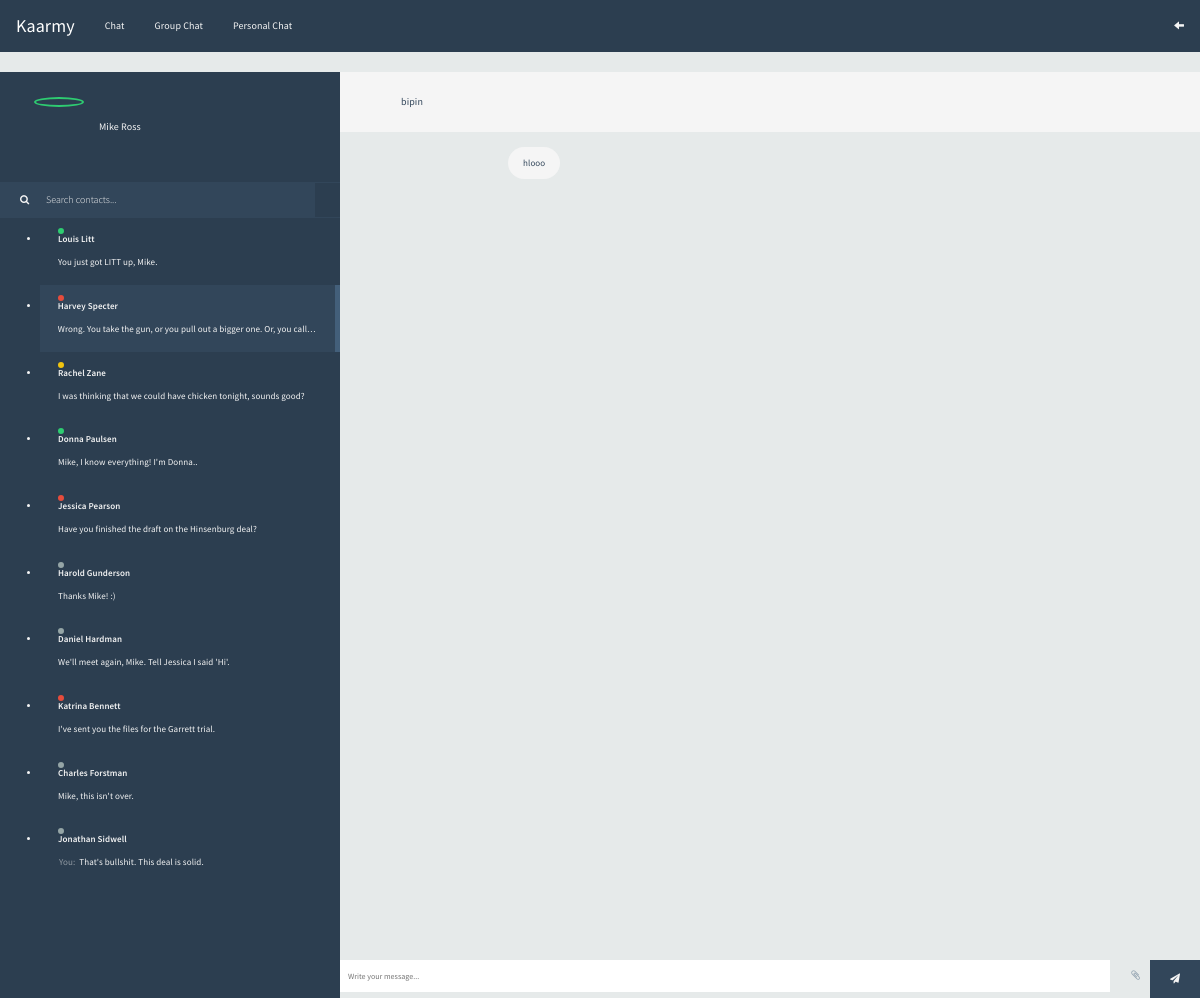
Page /chat/1 (signed in) on the earlier database version.
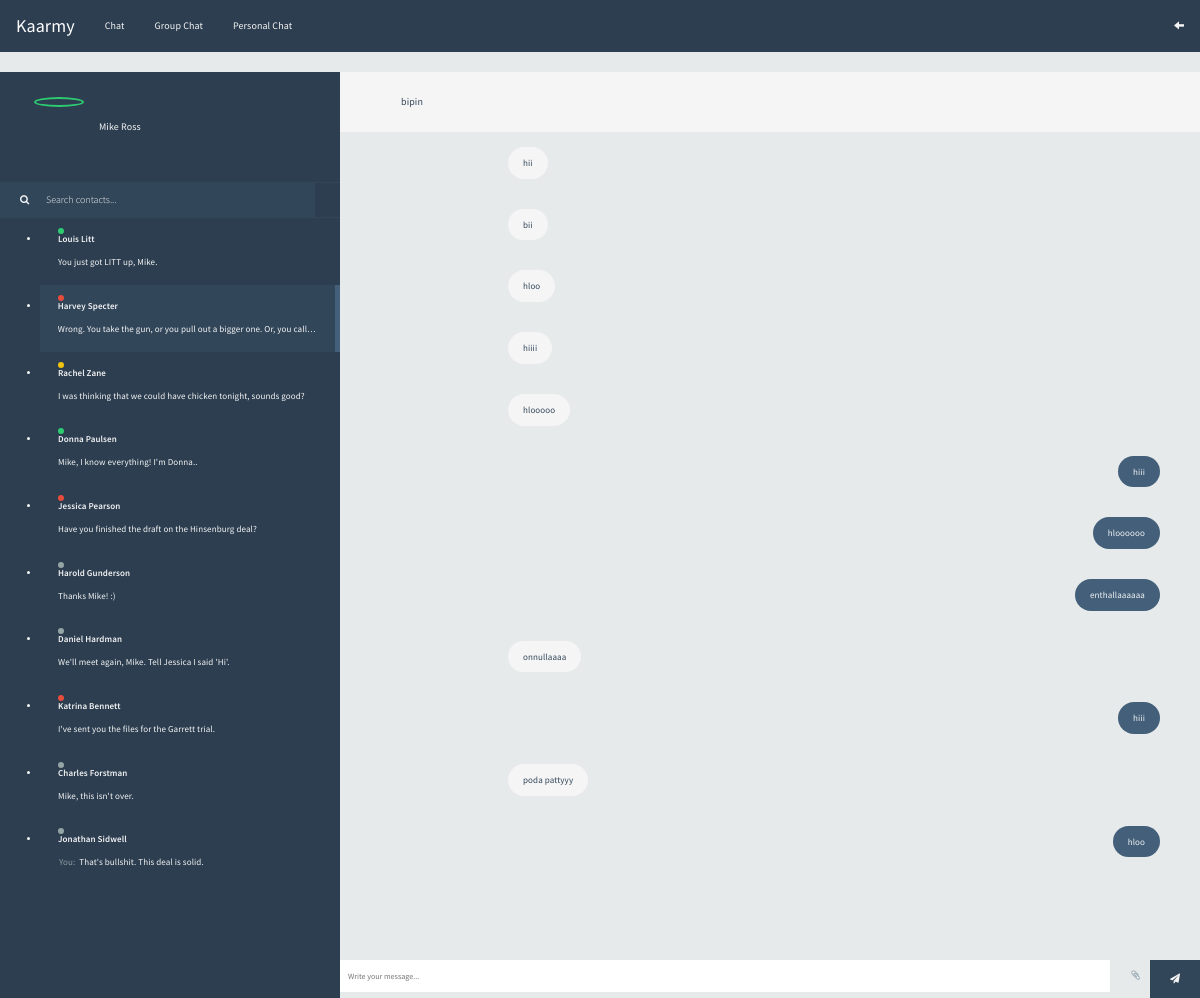
Same page on the later database version.
### chat/models.py (models this page shows)
class Message(models.Model):
    sender = models.ForeignKey(CustomUser,on_delete = models.CASCADE, related_name="sent_message")
    receiver = models.ForeignKey(CustomUser,on_delete = models.CASCADE, related_name="recieve_message")
    message = models.TextField()
    seen = models.BooleanField(default=False)
    date_created = models.DateTimeField(auto_now_add=True)
    class Meta:
        ordering = ("date_created",)

### chat/views.py (the view)
# urls.py: path("<int:pk>", views.chatroom, name = "chatroom"),
@login_required
def chatroom(request,pk:int):
    current_user = request.user.id
    other_user = get_object_or_404(CustomUser, pk=pk)
    messages = Message.objects.filter(
        Q(receiver=request.user, sender=other_user)
    )
    messages.update(seen=True)
    messages = messages | Message.objects.filter(Q(receiver=other_user, sender=request.user) )
    return render(request, "chat/onetoonechat.html", {"other_user": other_user, "messages": messages,"current_user":current_user})

### templates/chat/onetoonechat.html (shortened to what the changed rows need)
<!DOCTYPE html><html class=''>
<head>
<link rel="stylesheet" href="https://maxcdn.bootstrapcdn.com/bootstrap/3.4.1/css/bootstrap.min.css">
<link rel='stylesheet prefetch' href='https://cdnjs.cloudflare.com/ajax/libs/meyer-reset/2.0/reset.min.css'><link rel='stylesheet prefetch' href='https://cdnjs.cloudflare.com/ajax/libs/font-awesome/4.6.2/css/font-awesome.min.css'>
</head>
<body>
<div id="frame">
	<div class="content">
		<div class="messages">
			<ul>
        {% for message in messages %}
				<li class="
        ">
					<p>{{ message.message }}</p>
				</li>
				{% endfor %}
			</ul>
		</div>
	</div>
</div>
</body></html>

Differences in the rows shown:
removed Message: message "hlooo"
added Message: message "hii"
added Message: message "bii"
added Message: message "hloo"
added Message: message "hiiii"
added Message: message "hlooooo"
added Message: message "hiii"
added Message: message "hloooooo"
added Message: message "enthallaaaaaa"
added Message: message "onnullaaaa"
added Message: message "hiii"
added Message: message "poda pattyyy"
added Message: message "hloo"
